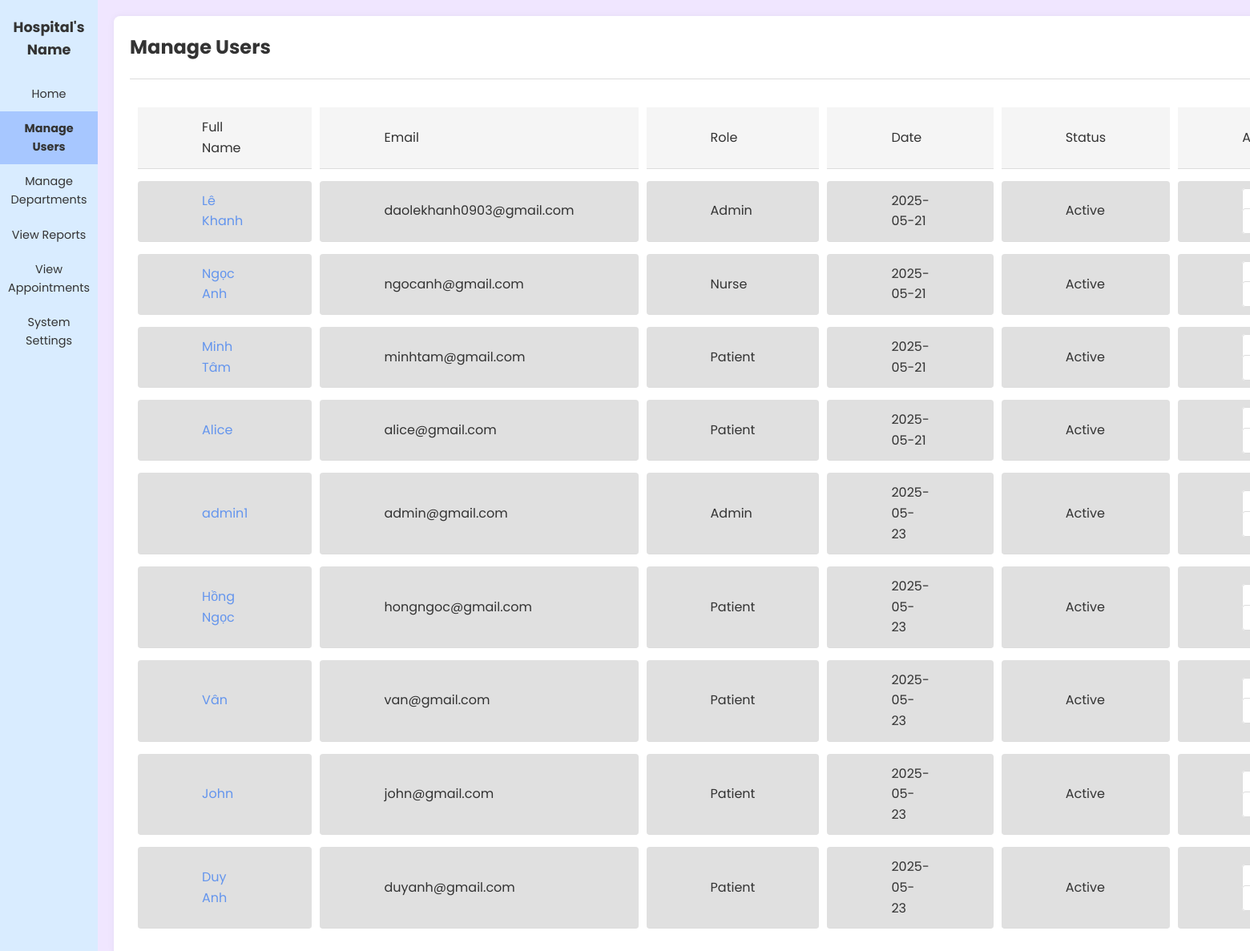
/final/manage_users.php, run on the app's committed database.
### tables this page shows
CREATE TABLE `users` (
  `full_name` varchar(100) NOT NULL,
  `email` varchar(100) NOT NULL,
  `password` varchar(255) NOT NULL,
  `role` enum('admin','doctor','nurse','patient') NOT NULL,
  `created_date` date DEFAULT curdate(),
  `status` enum('active','inactive') DEFAULT 'active',
  `id` int(11) NOT NULL
);

### final/manage_users.php (the view, shortened to what this page needs)
<?php
include 'config.php';
$result = $conn->query("SELECT * FROM users");
?>
<!DOCTYPE html>
<html lang="en">
<head>
  <link rel="stylesheet" href="styles.css">
  <link rel="stylesheet" href="https://cdnjs.cloudflare.com/ajax/libs/font-awesome/6.4.0/css/all.min.css">
</head>
<body>
  <div class="container">
    <div class="sidebar" style = "width: 150px">
      <div class="site-title">Hospital's Name</div>
      <ul class="sidebar-menu">
        <li><a href="index.php">Home</a></li>
        <li class="active"><a href="manage_users.php">Manage Users</a></li>
        <li><a href="manage_departments.php">Manage Departments</a></li>
        <li><a href="view_reports.php">View Reports</a></li>
        <li><a href="view_appointments.php">View Appointments</a></li>
        <li><a href="system_settings.php">System Settings</a></li>
      </ul>
    </div>
    <div class="main-content">
      <div class="header">
        <h2>Manage Users</h2>
      </div>
      <table>
        <thead>
          <tr>
          <th>Full Name</th>
            <th>Email</th>
            <th>Role</th>
            <th>Date</th>
            <th>Status</th>
            <th>Actions</th>
          </tr>
        </thead>
        <tbody>
        <?php while ($row = $result->fetch_assoc()) { ?>
          <tr>
          <td class="placeholder-block">
              <a href="manage_users_detail.php?id=<?= $row['id'] ?>">
                <?= htmlspecialchars($row['full_name']) ?>
              </a>
            </td>
            <td class="placeholder-block"><?= htmlspecialchars($row['email']) ?></td>
            <td class="placeholder-block"><?= ucfirst($row['role']) ?></td>
            <td class="placeholder-block"><?= $row['created_date'] ?></td>
            <td class="placeholder-block"><?= ucfirst($row['status']) ?></td>
            <td class="placeholder-block">
              <a href="edit_user.php?id=<?= $row['id'] ?>" class="button">Edit</a>
              <a href="delete_user.php?id=<?= $row['id'] ?>" class="button" style="color:red" onclick="return confirm('Are you sure?')">Delete</a>
            </td>
          </tr>
          <?php } ?>
        </tbody>
      </table>
    </div>
  </div>
</body>
</html>

### final/styles.css (style rules this page uses)
:root { --primary-color: #f0e6ff; --secondary-color: #d9ecff; --accent-color: #6495ed; --text-color: #333; --light-gray: #f5f5f5; --medium-gray: #e0e0e0; --border-color: #ddd; --sidebar-width: 200px; --header-height: 40px; }
* { margin: 0; padding: 0; box-sizing: border-box; font-family: "Poppins", Arial, sans-serif; }
body { background-color: var(--primary-color); color: var(--text-color); line-height: 1.6; }
a { text-decoration: none; color: var(--accent-color); }
button, .button { background-color: white; border: 1px solid var(--border-color); border-radius: 4px; padding: 5px 10px; cursor: pointer; font-size: 0.9rem; }
.container { display: flex; min-height: 100vh; }
.sidebar { width: var(--sidebar-width); background-color: var(--secondary-color); padding: 20px 0; min-height: 100vh; }
.sidebar-menu { list-style: none; }
.sidebar-menu li { padding: 10px; text-align: center; cursor: pointer; }
.sidebar-menu li.active { background-color: #a7c7ff; font-weight: bold; }
.sidebar-menu a { color: var(--text-color); display: block; font-size: 0.9rem; }
.main-content { flex: 1; background-color: white; padding: 20px; border-radius: 8px; margin: 20px; box-shadow: 0 0 10px rgba(0, 0, 0, 0.05); }
.header { display: flex; justify-content: space-between; align-items: center; padding-bottom: 20px; border-bottom: 1px solid var(--border-color); margin-bottom: 20px; }
table { width: 100%; border-collapse: separate; border-spacing: 10px 15px; margin-top: 20px; }
th, td { padding: 12px 80px; text-align: left; border-bottom: 1px solid var(--border-color); }
td { background-color: white; }
th { font-weight: normal; color: var(--text-color); background-color: var(--light-gray); }
tr { margin-bottom: 15px; }
.placeholder-block { background-color: var(--medium-gray); height: 20px; width: 100%; border-radius: 4px; }
.site-title { font-size: 1.1rem; font-weight: bold; text-align: center; margin-bottom: 20px; padding: 0 10px; color: var(--text-color); }

### data on the page
users: full_name "Lê Khanh", email "daolekhanh0903@gmail.com", role "Admin", created_date "2025-05-21", status "Active"
users: full_name "Ngọc Anh", email "ngocanh@gmail.com", role "Nurse", created_date "2025-05-21", status "Active"
users: full_name "Minh Tâm", email "minhtam@gmail.com", role "Patient", created_date "2025-05-21", status "Active"
users: full_name "Alice", email "alice@gmail.com", role "Patient", created_date "2025-05-21", status "Active"
users: full_name "admin1", email "admin@gmail.com", role "Admin", created_date "2025-05-23", status "Active"
users: full_name "Hồng Ngọc", email "hongngoc@gmail.com", role "Patient", created_date "2025-05-23", status "Active"
users: full_name "Vân", email "van@gmail.com", role "Patient", created_date "2025-05-23", status "Active"
users: full_name "John", email "john@gmail.com", role "Patient", created_date "2025-05-23", status "Active"
users: full_name "Duy Anh", email "duyanh@gmail.com", role "Patient", created_date "2025-05-23", status "Active"
